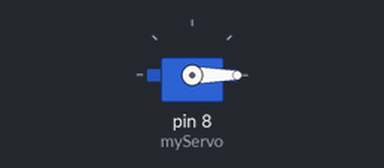
Simulated run of this sketch. Board: Arduino Uno, built with avr-gcc and run on an emulated ATmega328P. Shown: servo.

Above: at 0.05 s.
Timing chart, 0 to 4.6 s (numbered marks = the images above):
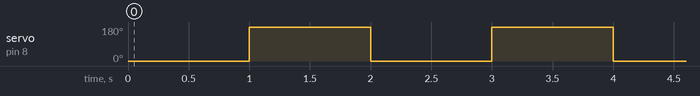

Measured:
- by itself, servo on pin 8 (myServo): alternates 179° for 1.0 s and 0° for 1.0 s

The sketch:

servoMoteur2.ino
```cpp
#include <Servo.h>

Servo myServo;

void setup() {
  // put your setup code here, to run once:
  myServo.attach(8);
  myServo.write(0);
}

void loop() {
  // put your main code here, to run repeatedly:
  myServo.write(0);
  delay(1000);
  myServo.write(179);
  delay(1000);
}
```
